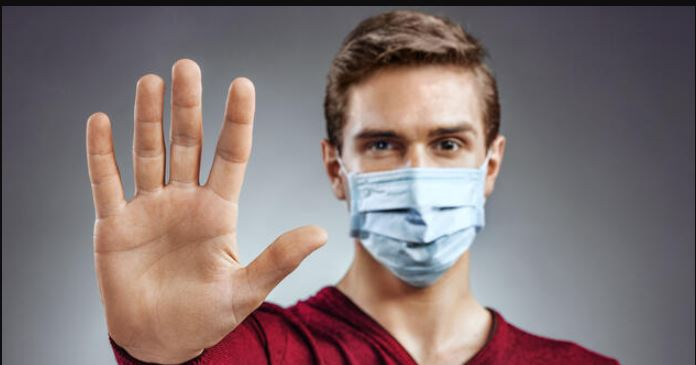
#> input picture hafta 12/maskeli.jpg, 696 x 365 px
$ python yuz_bulma.py
#> lines starting #> are read from the running program, lines starting #| are printed output that depends on the picture; after the words box and inside, x2 and y2 are one past the last pixel; in counts of white or black regions, pixels touching at a corner belong together
import cv2
import sys
fotograf = cv2.imread("maskeli.jpg")
#> fotograf is the input picture: shape (365, 696, 3); mean B, G, R 115.5, 115.5, 130
gray = cv2.cvtColor(fotograf, cv2.COLOR_BGR2GRAY)
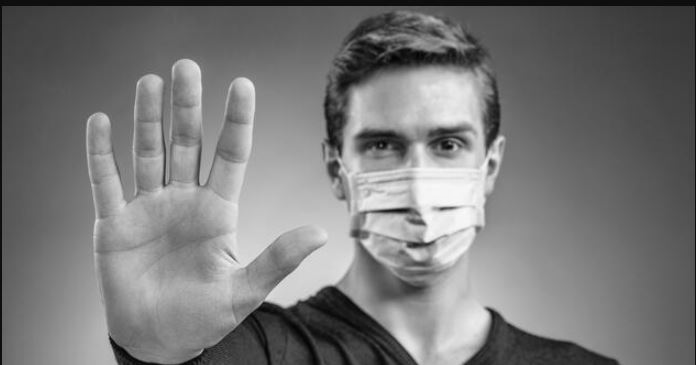
#> gray: shape (365, 696); min 4, max 250, mean 119.8
yuz_belirleme = cv2.CascadeClassifier("haarcascade_frontalface_alt.xml")
yuz = yuz_belirleme.detectMultiScale(
   gray,
   scaleFactor=1.075,
   minNeighbors=5,
   minSize=(15, 15))
#> yuz = [[315, 69, 203, 203]]

for (x, y, w, h) in yuz:
   cv2.rectangle(
   fotograf,
   (x, y),
   (x + w, y + h),
   (0,0,255),
   2)
#> this loop made 1 pass
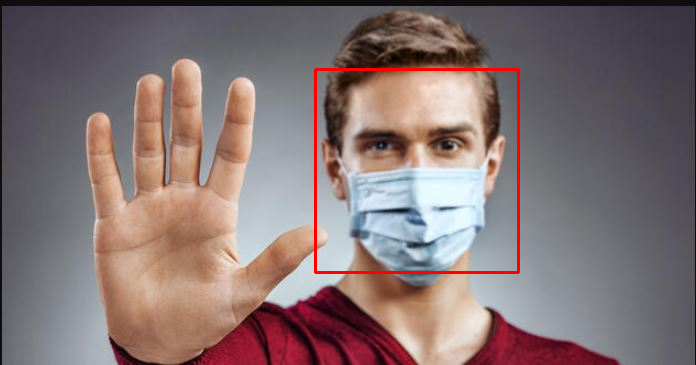
#> fotograf: shape (365, 696, 3); 0.96% of pixels changed, all inside (x1, y1, x2, y2) = (314, 68, 520, 274)
durum = cv2.imwrite("fotobulma.jpg", fotograf)
print("[ Bilgi Mesajı… ] Görsel kaydedildi: ", durum)
#| [ Bilgi Mesajı… ] Görsel kaydedildi:  True
